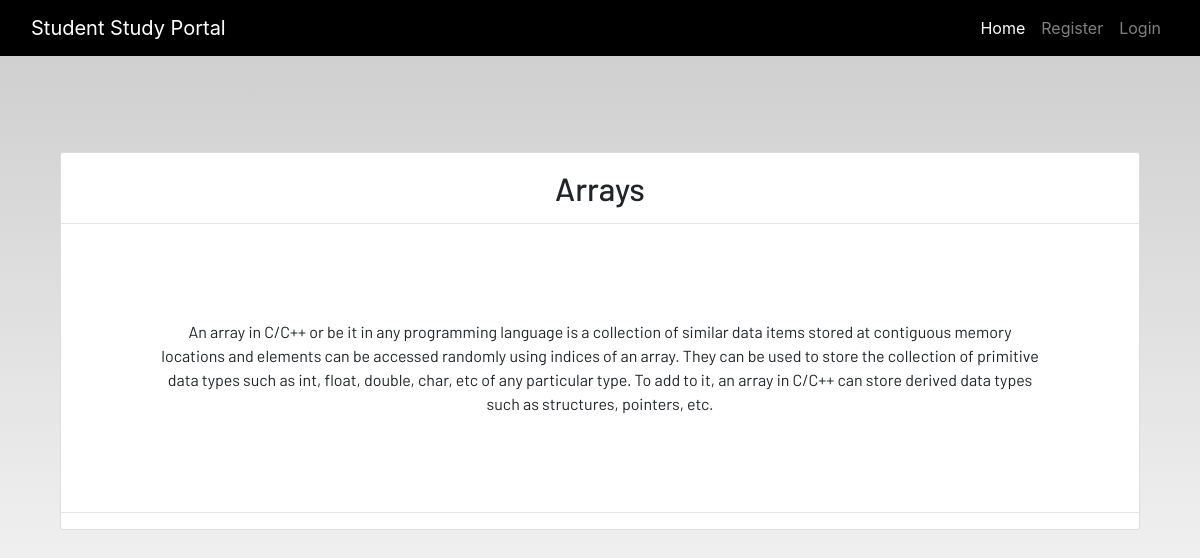
Screenshot of /notes_detail/1 with the database file from the repository.
### dashboard/models.py (models this page shows, shortened)
class Notes(models.Model):
    user = models.ForeignKey(User, on_delete=models.CASCADE)
    title = models.CharField(max_length=200)
    description = models.TextField()

### dashboard/views.py (the view)
# urls.py: path('notes_detail/<int:pk>', views.NotesDetailView.as_view(), name="notes-detail"),
class NotesDetailView(generic.DetailView):
    model = Notes

### dashboard/templates/dashboard/notes_detail.html
{% extends 'dashboard/base.html' %}
{% load static %}
{% block content %}
<section class='text-center container'>
    <div class="container">
        <div class="content-section p-0 mt-5">
            <div class="m-3">
                <h2>{{notes.title}}</h2>
            </div>
            <hr class="p-0 m-0">
            <p class="description m-5 p-5">
                {{notes.description}}
            </p>
            <hr>
        </div>
    </div>
</section>
{% endblock content %}

### static/css/main.css (style rules this page uses)
html { scroll-behavior: smooth; height: 100%; width: 100%; }
html, body { max-width: 100%; overflow-x: hidden; height: 100%; width: 100%; }
body { background: linear-gradient(rgba(0, 0, 0, 0.2), rgba(255, 255, 255, 0.5)); overflow-x: hidden; background-repeat: no-repeat; }
.content-section { background: #ffffff; padding: 10px 20px; border: 1px solid #dddddd; border-radius: 3px; margin-bottom: 20px; }

### rows the page displays
Notes: title "Arrays", description "An array in C/C++ or be it in any programming language is a collection of similar data items stored at contiguous memory locations and elements can be accessed randomly using indices of an array. They can be used to store the collection of primitive data types such as int, float, double, char, etc of any particular type. To add to it, an array in C/C++ can store derived data types such as structures, pointers, etc."
